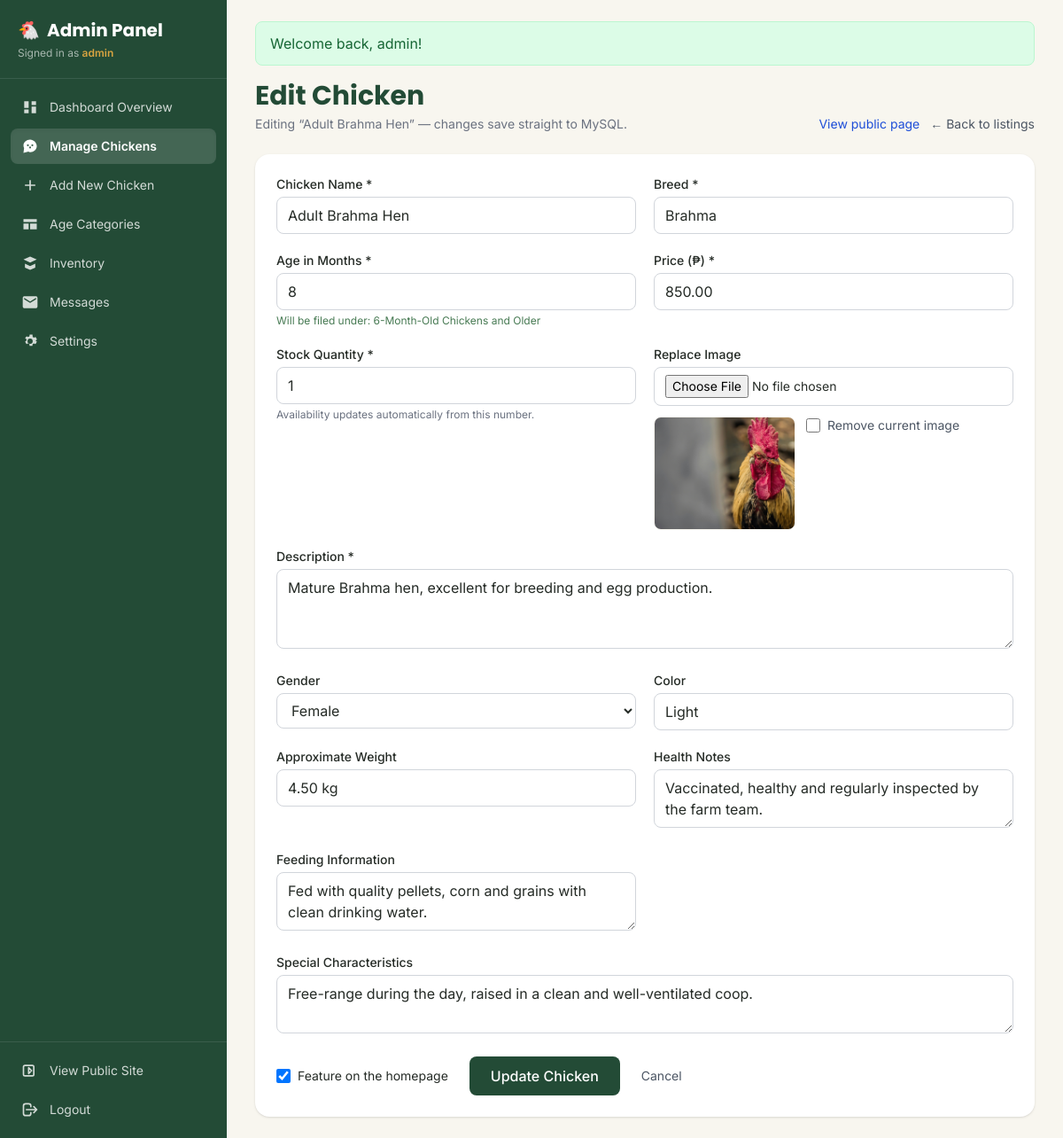
Screenshot of /admin/edit-chicken.php?id=5 (signed in) with the database file from the repository.
### tables this page shows
CREATE TABLE IF NOT EXISTS `chickens` (
  `id`                     INT AUTO_INCREMENT PRIMARY KEY,
  `name`                   VARCHAR(100) NOT NULL,
  `breed`                  VARCHAR(100) NOT NULL,
  `age_months`             INT NOT NULL,
  `category_id`            INT NOT NULL,
  `price`                  DECIMAL(10,2) NOT NULL,
  `description`            TEXT DEFAULT NULL,
  `quantity`               INT NOT NULL DEFAULT 0,
  `image_path`             VARCHAR(255) DEFAULT NULL,
  `gender`                 VARCHAR(20)  DEFAULT NULL,
  `color`                  VARCHAR(50)  DEFAULT NULL,
  `weight`                 VARCHAR(50)  DEFAULT NULL,
  `health_notes`           TEXT DEFAULT NULL,
  `feeding_information`    TEXT DEFAULT NULL,
  `special_characteristics` TEXT DEFAULT NULL,
  `is_featured`            TINYINT(1) NOT NULL DEFAULT 0,
  `created_at`             TIMESTAMP NOT NULL DEFAULT CURRENT_TIMESTAMP,
  `updated_at`             TIMESTAMP NOT NULL DEFAULT CURRENT_TIMESTAMP ON UPDATE CURRENT_TIMESTAMP,
  CONSTRAINT `fk_chickens_category` FOREIGN KEY (`category_id`) REFERENCES `categories` (`id`)
        ON UPDATE CASCADE ON DELETE RESTRICT,
  INDEX `idx_chickens_category` (`category_id`),
  INDEX `idx_chickens_age` (`age_months`),
  INDEX `idx_chickens_breed` (`breed`),
  INDEX `idx_chickens_quantity` (`quantity`)
);

### includes/database.php (called while the page is built, shortened)
<?php
function db(): PDO {
    static $pdo = null;
    if ($pdo === null) {
        $dsn = 'mysql:host=' . DB_HOST . ';dbname=' . DB_NAME . ';charset=utf8mb4';
        $pdo = new PDO($dsn, DB_USER, DB_PASS, [
            PDO::ATTR_ERRMODE => PDO::ERRMODE_EXCEPTION,
            PDO::ATTR_DEFAULT_FETCH_MODE => PDO::FETCH_ASSOC,
            PDO::ATTR_EMULATE_PREPARES => false,
        ]);
    }
    return $pdo;
}
?>

### includes/functions.php (called while the page is built, shortened)
<?php
require_once __DIR__ . '/database.php';
function esc($v): string {
    return htmlspecialchars((string)$v, ENT_QUOTES, 'UTF-8');
}
function app_relative_base(): string {
    static $base = null;
    if ($base !== null) {
        return $base;
    }
    $script  = str_replace('\\', '/', $_SERVER['SCRIPT_NAME'] ?? '');
    $rootDir = basename(dirname(__DIR__));
    $needle  = '/' . $rootDir . '/';
    $pos     = strpos($script, $needle);
    if ($pos === false) {
        $base = '';
    } else {
        $rest = substr($script, $pos + strlen($needle));
        $base = str_repeat('../', substr_count($rest, '/'));
    }
    return $base;
}
function image_url(?string $path): string {
    $path = trim((string)$path);
    $relative = ltrim($path, '/');
    return app_relative_base() . $relative;
}

### admin/edit-chicken.php (the view, shortened to what this page needs)
<?php
require_once '../includes/functions.php';
require_once '../includes/admin-layout.php';
$id = (int)($_GET['id'] ?? 0);
$stmt = db()->prepare('SELECT * FROM chickens WHERE id = ?');
$stmt->execute([$id]);
$ch = $stmt->fetch();
$old = [
    'name' => (string)$ch['name'],
    'breed' => (string)$ch['breed'],
    'age_months' => (string)$ch['age_months'],
    'price' => (string)$ch['price'],
    'quantity' => (string)$ch['quantity'],
    'description' => (string)$ch['description'],
    'gender' => (string)$ch['gender'],
    'color' => (string)$ch['color'],
    'weight' => (string)$ch['weight'],
    'health_notes' => (string)$ch['health_notes'],
    'feeding_information' => (string)$ch['feeding_information'],
    'special_characteristics' => (string)$ch['special_characteristics'],
];
$stmt = db()->prepare('SELECT * FROM chickens WHERE id = ?');
$stmt->execute([$id]);
$ch = $stmt->fetch();
?>
<div class="flex flex-wrap items-end justify-between gap-4 mb-6">
  <div>
    <h1 class="font-heading text-2xl md:text-3xl font-bold text-primary">Edit Chicken</h1>
    <p class="text-sm text-gray-500 mt-1">Editing “<?php echo esc($ch['name']); ?>” — changes save straight to MySQL.</p>
  </div>
  <div class="flex gap-3 text-sm">
    <a href="../chicken-details.php?id=<?php echo (int)$ch['id']; ?>" target="_blank" rel="noopener" class="text-blue-700 hover:underline">View public page</a>
    <a href="chickens.php" class="text-gray-600 hover:text-primary">&larr; Back to listings</a>
  </div>
</div>
<form method="post" enctype="multipart/form-data" action="edit-chicken.php?id=<?php echo (int)$ch['id']; ?>"
      class="bg-white rounded-2xl shadow p-6 grid md:grid-cols-2 gap-5">
  <div>
    <label for="name" class="block text-sm font-medium mb-1">Chicken Name *</label>
    <input id="name" name="name" value="<?php echo esc($old['name']); ?>" required maxlength="100"
           class="w-full border border-gray-300 rounded-lg px-3 py-2 focus:outline-none focus:ring-2 focus:ring-secondary focus:border-secondary">
  </div>
  <div>
    <label for="breed" class="block text-sm font-medium mb-1">Breed *</label>
    <input id="breed" name="breed" value="<?php echo esc($old['breed']); ?>" required maxlength="100" list="breedOptions"
           class="w-full border border-gray-300 rounded-lg px-3 py-2 focus:outline-none focus:ring-2 focus:ring-secondary focus:border-secondary">
  </div>
  <div>
    <label for="age_months" class="block text-sm font-medium mb-1">Age in Months *</label>
    <input id="age_months" name="age_months" type="number" min="<?php echo MIN_AGE_MONTHS; ?>" max="120"
           value="<?php echo esc($old['age_months']); ?>" required
           class="w-full border border-gray-300 rounded-lg px-3 py-2 focus:outline-none focus:ring-2 focus:ring-secondary focus:border-secondary">
    <p id="agePreview" class="text-xs text-secondary mt-1">Auto-categorised by age.</p>
  </div>
  <div>
    <label for="price" class="block text-sm font-medium mb-1">Price (₱) *</label>
    <input id="price" name="price" type="number" step="0.01" min="0" value="<?php echo esc($old['price']); ?>" required
           class="w-full border border-gray-300 rounded-lg px-3 py-2 focus:outline-none focus:ring-2 focus:ring-secondary focus:border-secondary">
  </div>
  <div>
    <label for="quantity" class="block text-sm font-medium mb-1">Stock Quantity *</label>
    <input id="quantity" name="quantity" type="number" min="0" value="<?php echo esc($old['quantity']); ?>" required
           class="w-full border border-gray-300 rounded-lg px-3 py-2 focus:outline-none focus:ring-2 focus:ring-secondary focus:border-secondary">
    <p class="text-xs text-gray-500 mt-1">Availability updates automatically from this number.</p>
  </div>
  <div>
    <label for="image" class="block text-sm font-medium mb-1">Replace Image</label>
    <input id="image" name="image" type="file" accept="image/jpeg,image/png,image/webp,image/gif" data-preview="imagePreview"
           class="w-full border border-gray-300 rounded-lg px-3 py-2 text-sm focus:outline-none focus:ring-2 focus:ring-secondary focus:border-secondary">
    <?php if (!empty($ch['image_path'])): ?>
      <div class="mt-3 flex items-start gap-3">
        <img src="<?php echo esc(image_url($ch['image_path'])); ?>" alt="Current image" class="w-40 h-32 object-cover rounded-lg border border-cream">
        <label class="flex items-center gap-2 text-sm text-gray-600">
          <input type="checkbox" name="remove_image" value="1" class="w-4 h-4 rounded border-gray-300 text-primary focus:ring-secondary">
          Remove current image
        </label>
      </div>
    <?php endif; ?>
  </div>
  <div class="md:col-span-2">
    <label for="description" class="block text-sm font-medium mb-1">Description *</label>
    <textarea id="description" name="description" rows="3" required maxlength="2000"
              class="w-full border border-gray-300 rounded-lg px-3 py-2 focus:outline-none focus:ring-2 focus:ring-secondary focus:border-secondary"><?php echo esc($old['description']); ?></textarea>
  </div>
  <div>
    <label for="gender" class="block text-sm font-medium mb-1">Gender</label>
    <select id="gender" name="gender" class="w-full border border-gray-300 rounded-lg px-3 py-2 bg-white focus:outline-none focus:ring-2 focus:ring-secondary focus:border-secondary">
      <option value="Female" <?php echo ($old['gender'] === 'Female') ? 'selected' : ''; ?>>Female</option>
    </select>
  </div>
  <div>
    <label for="color" class="block text-sm font-medium mb-1">Color</label>
    <input id="color" name="color" value="<?php echo esc($old['color']); ?>" maxlength="50"
           class="w-full border border-gray-300 rounded-lg px-3 py-2 focus:outline-none focus:ring-2 focus:ring-secondary focus:border-secondary">
  </div>
  <div>
    <label for="weight" class="block text-sm font-medium mb-1">Approximate Weight</label>
    <input id="weight" name="weight" value="<?php echo esc($old['weight']); ?>" maxlength="50"
           class="w-full border border-gray-300 rounded-lg px-3 py-2 focus:outline-none focus:ring-2 focus:ring-secondary focus:border-secondary">
  </div>
  <div>
    <label for="health_notes" class="block text-sm font-medium mb-1">Health Notes</label>
    <textarea id="health_notes" name="health_notes" rows="2" maxlength="1000"
              class="w-full border border-gray-300 rounded-lg px-3 py-2 focus:outline-none focus:ring-2 focus:ring-secondary focus:border-secondary"><?php echo esc($old['health_notes']); ?></textarea>
  </div>
  <div>
    <label for="feeding_information" class="block text-sm font-medium mb-1">Feeding Information</label>
    <textarea id="feeding_information" name="feeding_information" rows="2" maxlength="1000"
              class="w-full border border-gray-300 rounded-lg px-3 py-2 focus:outline-none focus:ring-2 focus:ring-secondary focus:border-secondary"><?php echo esc($old['feeding_information']); ?></textarea>
  </div>
  <div class="md:col-span-2">
    <label for="special_characteristics" class="block text-sm font-medium mb-1">Special Characteristics</label>
    <textarea id="special_characteristics" name="special_characteristics" rows="2" maxlength="1000"
              class="w-full border border-gray-300 rounded-lg px-3 py-2 focus:outline-none focus:ring-2 focus:ring-secondary focus:border-secondary"><?php echo esc($old['special_characteristics']); ?></textarea>
  </div>
  <div class="md:col-span-2 flex flex-wrap items-center gap-6">
    <label class="flex items-center gap-2 text-sm">
      <input type="checkbox" name="is_featured" id="is_featured" value="1" class="w-4 h-4 rounded border-gray-300 text-primary focus:ring-secondary"
             <?php echo !empty($ch['is_featured']) ? 'checked' : ''; ?>>
      Feature on the homepage
    </label>
    <button type="submit" class="bg-primary text-white px-6 py-2.5 rounded-lg hover:bg-secondary transition font-medium">Update Chicken</button>
    <a href="chickens.php" class="text-sm text-gray-600 hover:text-primary">Cancel</a>
  </div>
</form>

### assets/css/style.css (style rules this page uses)
html { scroll-behavior: smooth; }

### rows the page displays
chickens: name "Adult Brahma Hen", breed "Brahma", age_months "8", price "850.00", quantity "1", image_path (picture), description "Mature Brahma hen, excellent for breeding and egg production.", gender "Female", color "Light", weight "4.50 kg", health_notes "Vaccinated, healthy and regularly inspected by the farm team.", feeding_information "Fed with quality pellets, corn and grains with clean drinking water.", special_characteristics "Free-range during the day, raised in a clean and well-ventilated coop.", is_featured "☑"

### other values shown
$user "admin"
$label "Dashboard Overview"
$label "Manage Chickens"
$label "Add New Chicken"
$label "Age Categories"
$label "Inventory"
$label "Messages"
$label "Settings"
$flash['message'] "Welcome back, admin!"
